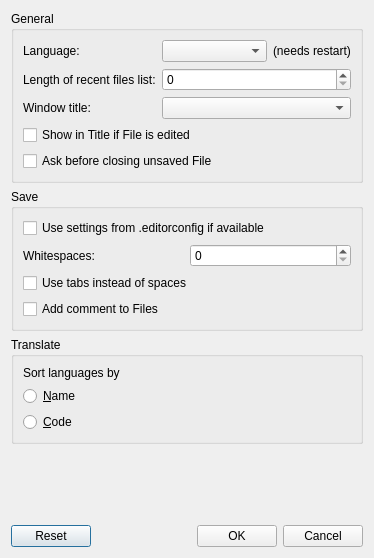
<?xml version="1.0" encoding="UTF-8"?>
<ui version="4.0">
 <class>SettingsWindow</class>
 <widget class="QDialog" name="SettingsWindow">
  <property name="geometry">
   <rect>
    <x>0</x>
    <y>0</y>
    <width>374</width>
    <height>558</height>
   </rect>
  </property>
  <property name="windowTitle">
   <string>Settings</string>
  </property>
  <layout class="QVBoxLayout" name="verticalLayout_3">
   <item>
    <widget class="QGroupBox" name="groupBox">
     <property name="title">
      <string>General</string>
     </property>
     <layout class="QVBoxLayout" name="verticalLayout">
      <item>
       <layout class="QFormLayout" name="formLayout">
        <item row="0" column="0">
         <widget class="QLabel" name="label">
          <property name="text">
           <string>Language:</string>
          </property>
         </widget>
        </item>
        <item row="0" column="1">
         <layout class="QHBoxLayout" name="horizontalLayout_4">
          <item>
           <widget class="QComboBox" name="language_box">
            <property name="sizePolicy">
             <sizepolicy hsizetype="Expanding" vsizetype="Fixed">
              <horstretch>0</horstretch>
              <verstretch>0</verstretch>
             </sizepolicy>
            </property>
            <property name="maximumSize">
             <size>
              <width>200</width>
              <height>16777215</height>
             </size>
            </property>
           </widget>
          </item>
          <item>
           <widget class="QLabel" name="label_2">
            <property name="text">
             <string>(needs restart)</string>
            </property>
           </widget>
          </item>
         </layout>
        </item>
        <item row="1" column="0">
         <widget class="QLabel" name="label_3">
          <property name="text">
           <string>Length of recent files list:</string>
          </property>
         </widget>
        </item>
        <item row="1" column="1">
         <widget class="QSpinBox" name="recent_files_spin_box">
          <property name="sizePolicy">
           <sizepolicy hsizetype="Expanding" vsizetype="Fixed">
            <horstretch>0</horstretch>
            <verstretch>0</verstretch>
           </sizepolicy>
          </property>
         </widget>
        </item>
        <item row="2" column="0">
         <widget class="QLabel" name="label_4">
          <property name="text">
           <string>Window title:</string>
          </property>
         </widget>
        </item>
        <item row="2" column="1">
         <widget class="QComboBox" name="window_title_box">
          <property name="sizePolicy">
           <sizepolicy hsizetype="Expanding" vsizetype="Fixed">
            <horstretch>0</horstretch>
            <verstretch>0</verstretch>
           </sizepolicy>
          </property>
         </widget>
        </item>
       </layout>
      </item>
      <item>
       <widget class="QCheckBox" name="title_edited_check_box">
        <property name="text">
         <string>Show in Title if File is edited</string>
        </property>
       </widget>
      </item>
      <item>
       <widget class="QCheckBox" name="check_save_check_box">
        <property name="text">
         <string>Ask before closing unsaved File</string>
        </property>
       </widget>
      </item>
     </layout>
    </widget>
   </item>
   <item>
    <widget class="QGroupBox" name="groupBox_2">
     <property name="title">
      <string>Save</string>
     </property>
     <layout class="QVBoxLayout" name="verticalLayout_2">
      <item>
       <widget class="QCheckBox" name="use_editorconfig_check_box">
        <property name="text">
         <string>Use settings from .editorconfig if available</string>
        </property>
       </widget>
      </item>
      <item>
       <layout class="QHBoxLayout" name="horizontalLayout">
        <item>
         <widget class="QLabel" name="whitespace_label">
          <property name="text">
           <string>Whitespaces:</string>
          </property>
         </widget>
        </item>
        <item>
         <widget class="QSpinBox" name="whitespace_spin_box">
          <property name="sizePolicy">
           <sizepolicy hsizetype="Preferred" vsizetype="Fixed">
            <horstretch>0</horstretch>
            <verstretch>0</verstretch>
           </sizepolicy>
          </property>
         </widget>
        </item>
       </layout>
      </item>
      <item>
       <widget class="QCheckBox" name="use_tabs_check_box">
        <property name="text">
         <string>Use tabs instead of spaces</string>
        </property>
       </widget>
      </item>
      <item>
       <widget class="QCheckBox" name="add_comment_check_box">
        <property name="text">
         <string>Add comment to Files</string>
        </property>
       </widget>
      </item>
     </layout>
    </widget>
   </item>
   <item>
    <widget class="QGroupBox" name="groupBox_3">
     <property name="title">
      <string>Translate</string>
     </property>
     <layout class="QVBoxLayout" name="verticalLayout_4">
      <item>
       <widget class="QLabel" name="label_5">
        <property name="text">
         <string>Sort languages by</string>
        </property>
       </widget>
      </item>
      <item>
       <widget class="QRadioButton" name="name_language_translate_rad">
        <property name="text">
         <string extracomment="The name of the language">&amp;Name</string>
        </property>
       </widget>
      </item>
      <item>
       <widget class="QRadioButton" name="code_language_translate_rad">
        <property name="text">
         <string extracomment="The alpha-2 code of the language">&amp;Code</string>
        </property>
       </widget>
      </item>
     </layout>
    </widget>
   </item>
   <item>
    <spacer name="verticalSpacer">
     <property name="orientation">
      <enum>Qt::Orientation::Vertical</enum>
     </property>
     <property name="sizeHint" stdset="0">
      <size>
       <width>20</width>
       <height>40</height>
      </size>
     </property>
    </spacer>
   </item>
   <item>
    <layout class="QHBoxLayout" name="horizontalLayout_2">
     <item>
      <widget class="QPushButton" name="reset_button">
       <property name="text">
        <string>Reset</string>
       </property>
      </widget>
     </item>
     <item>
      <spacer name="horizontalSpacer">
       <property name="orientation">
        <enum>Qt::Orientation::Horizontal</enum>
       </property>
       <property name="sizeHint" stdset="0">
        <size>
         <width>40</width>
         <height>20</height>
        </size>
       </property>
      </spacer>
     </item>
     <item>
      <widget class="QPushButton" name="ok_button">
       <property name="text">
        <string>OK</string>
       </property>
      </widget>
     </item>
     <item>
      <widget class="QPushButton" name="cancel_button">
       <property name="text">
        <string>Cancel</string>
       </property>
      </widget>
     </item>
    </layout>
   </item>
  </layout>
 </widget>
 <resources/>
 <connections/>
</ui>
